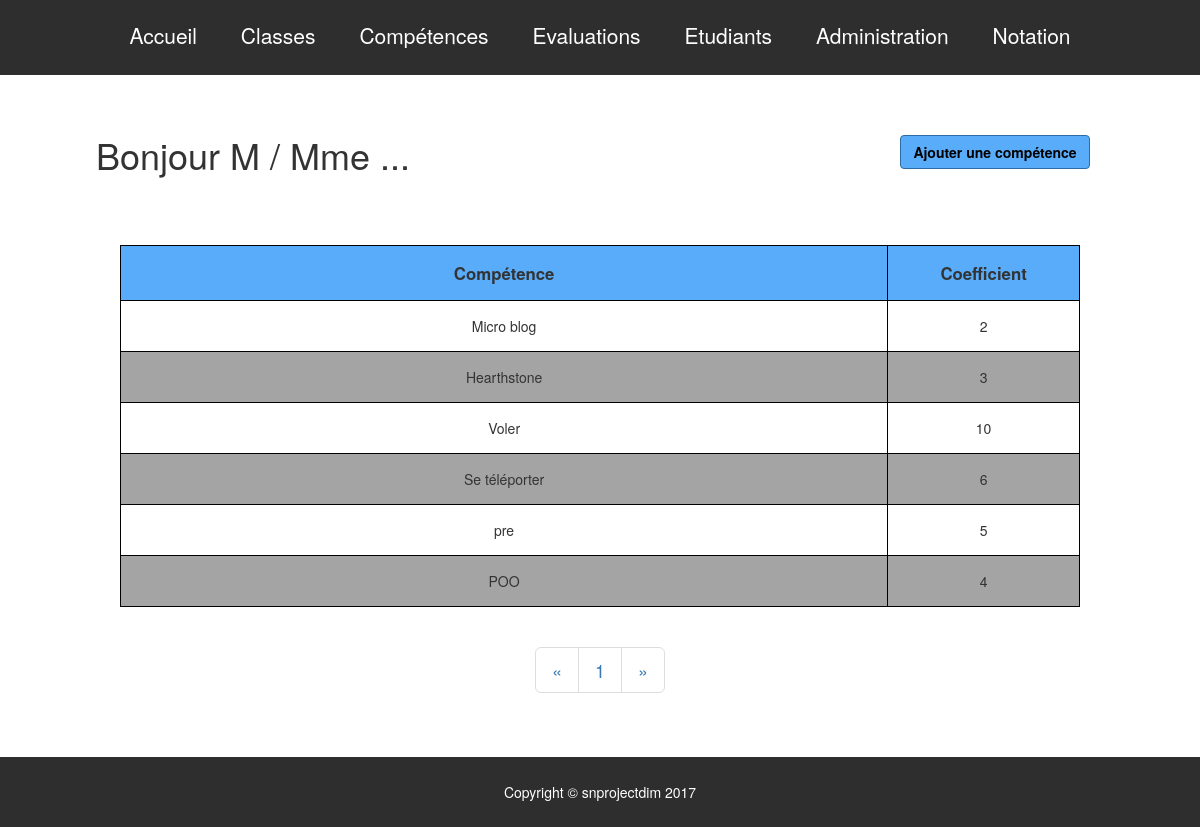
/competences.php, run on an earlier commit of the app's database.
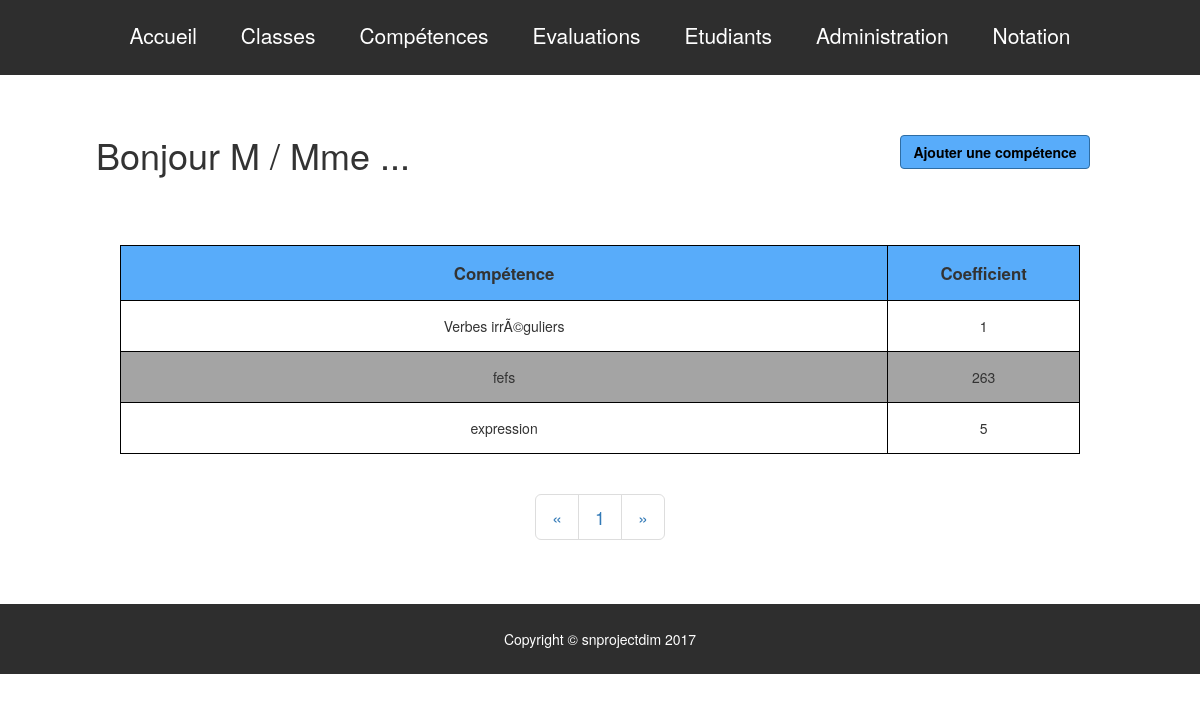
And on a later commit of the database.
### tables this page shows
CREATE TABLE `competence` (
  `idC` int(11) NOT NULL,
  `libelle` char(200) DEFAULT NULL,
  `idP` int(11) DEFAULT NULL,
  `coef` int(2) NOT NULL
);

### competences.php (the view, shortened to what this page needs)
<?php
include ('includes/connexion.inc.php');
include('includes/haut.inc.php');
?>
<div class="row" id="headerPage">
    <h1 class=" titreIndex">Bonjour M / Mme <?php echo "..."?></h>
	<a id="boutonAjoutClasse" class="btn btn-primary" href="administration.php">Ajouter une comp&eacute;tence</a>
</div>
<div class="tableauEvaluations row">
	<table>
		<tr>
			<th width="80%">Comp&eacute;tence</th>
			<th>Coefficient</th>
		</tr>
		<?php
        $query="SELECT competence.libelle as libelleComp, coef FROM competence INNER JOIN prof ON competence.idP=prof.idP";
		$stmt=$pdo->query($query);
		while ($data = $stmt->fetch()) {
			?>
			<tr>
				<td><?= $data['libelleComp'] ?></td>
				<td><?= $data['coef'] ?></td>
			</tr>
			<?php
		}
		?>
	</table>
	<div class="divPagination">
		<nav aria-label="Page navigation">
			<ul class="pagination pagination-lg ">
				<li>
					<a href="index.php?page=<?php  ?>" aria-label="Previous">
						<span aria-hidden="true">&laquo;</span>
					</a>
				</li>
				<li><a href="index.php?page=<?php  ?>">  1   </a></li>
				<li>
					<a href="index.php?page=<?php
						 ?>" aria-label="Next">
						<span aria-hidden="true">&raquo;</span>
					</a>
				</li>
			</ul>
		</nav>
	</div>
</div>
<?php
include('includes/bas.inc.php');
?>

### includes/haut.inc.php (shortened to what this page needs)
<!DOCTYPE html>
<html lang="fr">
<head>
    <link href="vendor/bootstrap/css/bootstrap.min.css" rel="stylesheet">
    <link rel="stylesheet" type="text/css" href="css/style.css">
</head>
<body id="page-top" class="index">
<section>
    <div class="container-fluid">
        <div class="site-pusher">
    <header>
        <div id="header" >
           <nav id="menu">
               <a class="menuPc" href="index.php">Accueil</a>
               <a class="menuPc" href="classes.php">Classes</a>
               <a class="menuPc" href="competences.php">Comp&eacute;tences</a>
               <a class="menuPc" href="evaluations.php">Evaluations</a>
               <a class="menuPc" href="etudiants.php">Etudiants</a>
               <a class="menuPc" href="administration.php">Administration</a>
               <a class="menuPc" href="notes.php">Notation</a>
           </nav>
       </div>
   </header>

### includes/bas.inc.php (shortened to what this page needs)
<footer id="footer">
	<div>
		<span>Copyright © snprojectdim 2017</span>
	</div>
</footer>
</div>
</div>
</section>
</body>
</html>

### css/style.css (style rules this page uses)
body { margin:0; }
tr:nth-child(odd) { background-color: #A4A4A4; }
.btn-primary { background-color: #58ACFA; color:#000; font-weight: bold; }
#menu a { font-size: 1.5em; text-decoration: none; color:white; margin:auto; padding:20px; }
.row { padding:0; margin:0; }
.container-fluid { margin:0; padding:0; width:100%; }
#header { padding:0; padding-bottom: 25px; background-color: #2E2E2E; margin-bottom: 40px; }
#menu { text-align: center; }
#footer { text-align: center; padding-top: 25px; padding-bottom: 25px; background-color: #2E2E2E; width:100%; margin-top: 40px; }
#footer span { color:white; }
.tableauEvaluations table { margin-bottom: 20px; margin-top: 20px; width:80%; margin-left:10%; border-collapse: collapse; }
.tableauEvaluations td, th { text-align: center; padding:15px; border: 1px solid black; }
.tableauEvaluations th { background-color: #58ACFA; font-size: 1.2em; }
.titreIndex { margin-left:8%; margin-bottom: 50px; }
.divPagination { text-align: center; }
#boutonAjoutClasse { float:right; margin-bottom:20px; margin-right: 10%; }

What changed in the data, as far as the page shows it:
removed competence: libelle "Se téléporter", coef "6"
removed competence: libelle "pre", coef "5"
removed competence: libelle "POO", coef "4"
changed competence: libelle "Micro blog" → "Verbes irrÃ©guliers"; coef "2" → "1"
changed competence: libelle "Hearthstone" → "fefs"; coef "3" → "263"
changed competence: libelle "Voler" → "expression"; coef "10" → "5"
